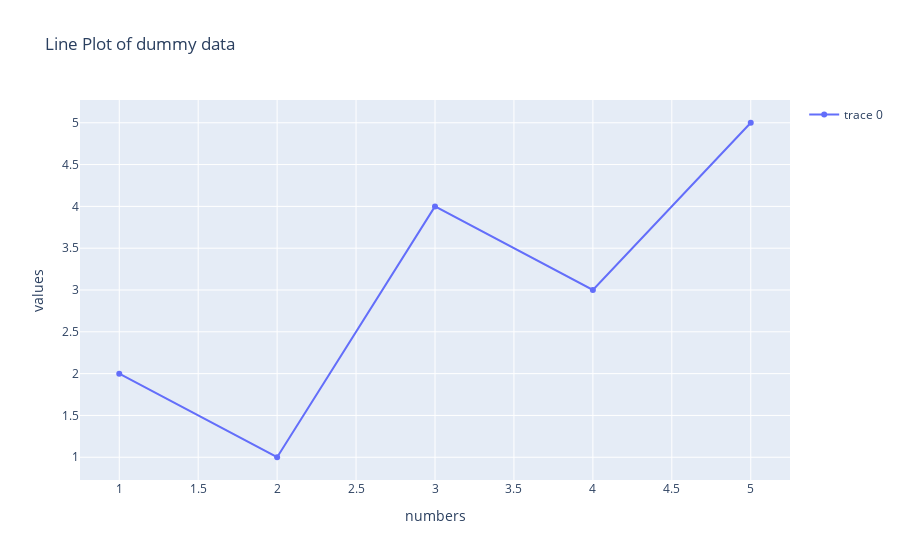

Notebook source saved alongside this figure:
### Code cell
fig.update_layout(
    title=dict(text='Line Plot of dummy data'),  # use 'text' instead of 'title'
    xaxis=dict(title='numbers'),                 # fix misplaced text
    yaxis=dict(title='values'),                  # wrap y-axis settings in dict
    showlegend=True
)

### Figure 1 — Plotly figure (JSON) as saved in the notebook; plotly's stock layout.template omitted (floating-point values rounded to 4 significant figures)
{"data": [{"type": "scatter", "x": [1, 2, 3, 4, 5], "y": [2, 1, 4, 3, 5]}], "layout": {"showlegend": true, "title": {"text": "Line Plot of dummy data"}, "xaxis": {"title": {"text": "numbers"}}, "yaxis": {"title": {"text": "values"}}}}
